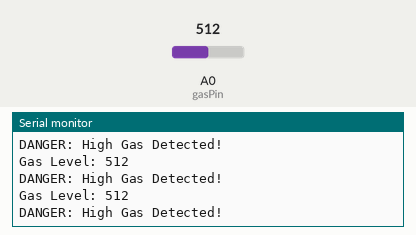
Recording of a sketch running on a simulated Arduino Uno, built with avr-gcc and run on an emulated ATmega328P. Parts: the last lines printed to the serial monitor. The inputs (shaded band) are chosen by the test bench; at power-on: A0 (gasPin) = 512.

Above: at 1.3 s.
1.4 s: A0 (gasPin) set to 418
At 1.82 s:
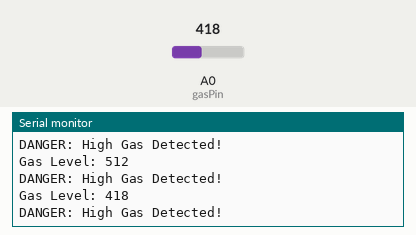
2.9 s: A0 (gasPin) set to 386
At 3.4 s:
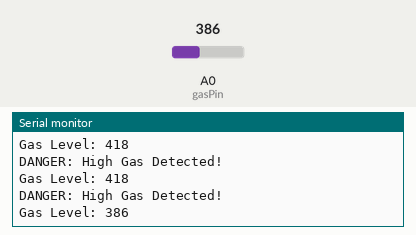
Timing chart, 0 to 5.9 s (numbered marks = the images above; inputs shaded):
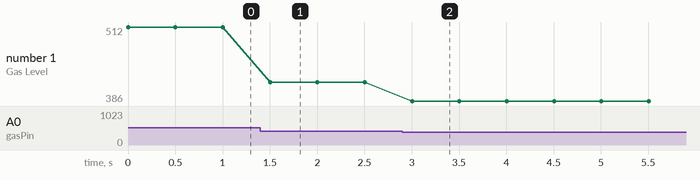

The sketch:

MQ2_GAS_SENSOR.ino
```cpp
int gasPin = A0;
int gasLevel = 0;

void setup() {
  Serial.begin(9600);
}

void loop() {
  gasLevel = analogRead(gasPin);

  Serial.print("Gas Level: ");
  Serial.println(gasLevel);

  if (gasLevel > 400) {
    Serial.println("DANGER: High Gas Detected!");
  }

  delay(500);
}
```

Measured:
- the behaviour switches between 401 and 400 on A0 (gasPin) (found by bisection; images 1 and 2)
- after the input at 1.4 s, the serial monitor: prints a new line after 0.10 s (image 1)
- after the input at 2.9 s, the serial monitor: prints a new line after 0.10 s (image 2)
- plotted number 1: 512 → 418 after the input at 1.4 s, 418 → 386 after the input at 2.9 s
